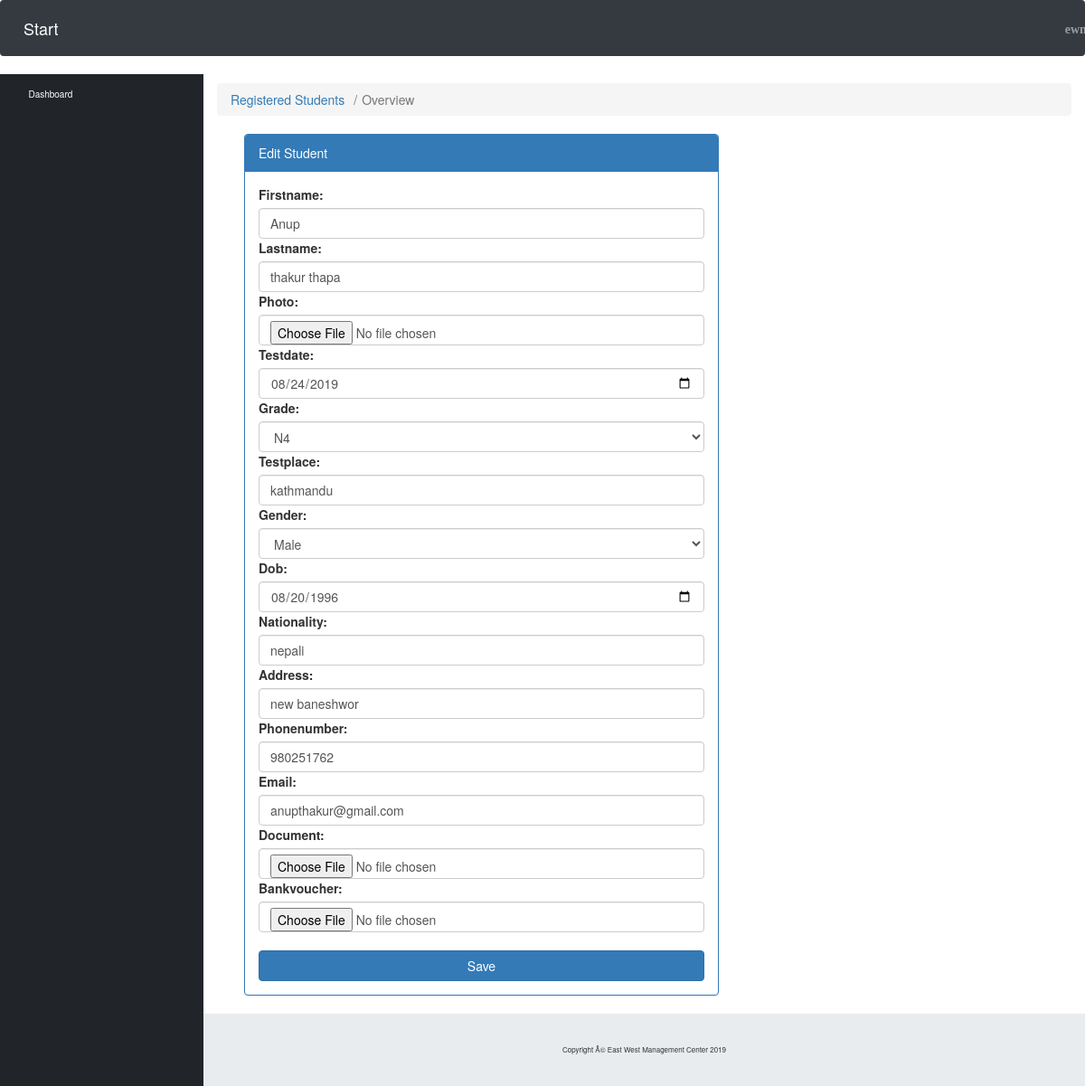
The page /Dashboard/Edit/3 (signed in) on the database its author committed.
### nattest/models.py (models this page shows, shortened)
class Nattest(models.Model):
    photo = ResizedImageField(size=[150, 200], crop=['middle', 'center'], quality=75, upload_to='photo/')
    document = models.FileField(upload_to='document/')
    bankvoucher = models.FileField(upload_to='bankvoucher/')
    testdate = models.DateField(max_length=30)
    GRADE_CHOICES = (
        ('N5', 'N5'),
        ('N4', 'N4'),
        ('N3', 'N3'),
        ('N2', 'N2'),
        ('N1', 'N1'),
    )
    grade = models.CharField(max_length=2, choices=GRADE_CHOICES)
    testplace = models.CharField(max_length=30)
    firstname = models.CharField(max_length=30, )
    lastname = models.CharField(max_length=30)
    GENDER_CHOICES = (
        ('M', 'Male'),
        ('F', 'Female'),
    )
    gender = models.CharField(max_length=1, choices=GENDER_CHOICES)
    dob = models.DateField(max_length=30)
    nationality = models.CharField(max_length=30)
    address = models.CharField(max_length=30)
    phonenumber = models.CharField(max_length=10)
    email = models.EmailField(max_length=30)
    role = models.IntegerField(default=0, null=False)
    created = models.DateField(default=timezone.now)

### EWMC/views.py (the view)
# urls.py: path('Dashboard/Edit/<int:id>', views.nattest_edit, name='nattest_edit'),
@login_required(login_url='login')
def nattest_edit(request, id):
    data = Nattest.objects.get(pk=id)
    form = NattestForm(request.POST or None, request.FILES or None, instance=data)
    if form.is_valid():
        edit = form.save(commit=False)
        edit.save()
        return redirect('dashboard')
    context = {
        'form': form
    }
    return render(request, 'nattest_edit.html', context)

### templates/nattest_edit.html (shortened to what this page needs)
<!DOCTYPE html>
{% load staticfiles%}
<html lang="en">
<head>
  <link href="{% static 'vendor/fontawesome-free/css/all.min.css'%}" rel="stylesheet" type="text/css">
  <link href="{% static 'css/sb-admin.css'%}" rel="stylesheet">
</head>
<body id="page-top">
  <nav class="navbar navbar-expand navbar-dark bg-dark static-top">
    <a class="navbar-brand mr-1" href="index.html">Start</a>
    <button class="btn btn-link btn-sm text-white order-1 order-sm-0" id="sidebarToggle" href="#">
      <i class="fas fa-bars"></i>
    </button>
    <ul class="navbar-nav ml-auto ml-md-0" style="margin-left:70em !important">
      <li class="nav-item dropdown no-arrow mx-1">
        <a class="nav-link dropdown-toggle" href="#" id="alertsDropdown" role="button" data-toggle="dropdown" aria-haspopup="true" aria-expanded="false">
          <i class="fas fa-bell fa-fw"></i>
        </a>
      </li>
      <li class="nav-item dropdown no-arrow mx-1">
        <a class="nav-link dropdown-toggle" href="#" id="messagesDropdown" role="button" data-toggle="dropdown" aria-haspopup="true" aria-expanded="false">
          <i class="fas fa-envelope fa-fw"></i>
        </a>
      </li>
      <li class="nav-item dropdown no-arrow">
        <a class="nav-link dropdown-toggle" href="#" id="userDropdown" role="button" data-toggle="dropdown" aria-haspopup="true" aria-expanded="false">
          <i class="fas fa-user-circle fa-fw"> {{user}} </i>
        </a>
      </li>
    </ul>
  </nav>
  <div id="wrapper">
    <ul class="sidebar navbar-nav">
      <li class="nav-item active">
        <a class="nav-link" href="index.html">
          <i class="fas fa-fw fa-tachometer-alt"></i>
          <span>Dashboard</span>
        </a>
      </li>
    </ul>
    <div id="content-wrapper">
      <div class="container-fluid">
        <ol class="breadcrumb">
          <li class="breadcrumb-item">
            <a href="{% url 'dashboard'%}">Registered Students</a>
          </li>
          <li class="breadcrumb-item active">Overview</li>
        </ol>
       <div class="container">
    <div class="col-md-6">
        <div class="panel panel-primary">
            <div class="panel-heading">Edit Student</div>
            <div class="panel-body">
                <form method="post" action="" enctype="multipart/form-data">
                    {{form}}
                    <br>
                    <button type="submit" class="btn btn-primary" style="width:100%;">Save</button>
                </form>
            </div>
        </div>
    </div>
</div>
      </div>
      <footer class="sticky-footer">
        <div class="container my-auto">
          <div class="copyright text-center my-auto">
            <span>Copyright Â© East West Management Center 2019</span>
          </div>
        </div>
      </footer>
    </div>
  </div>
  <link href="//maxcdn.bootstrapcdn.com/bootstrap/3.3.0/css/bootstrap.min.css" rel="stylesheet" id="bootstrap-css">
<link rel="stylesheet" type="text/css" href="http://ajax.aspnetcdn.com/ajax/jquery.dataTables/1.9.0/css/jquery.dataTables.css">
   <link rel="stylesheet" type="text/css" href="http://ajax.aspnetcdn.com/ajax/jquery.dataTables/1.9.0/css/jquery.dataTables_themeroller.css">
</body>
</html>

### rows shown on the page
Nattest: firstname "Anup", lastname "thakur thapa", testdate "08/24/2019", grade "N4", testplace "kathmandu", gender "Male", dob "08/20/1996", nationality "nepali", address "new baneshwor", phonenumber "980251762", email "anupthakur@gmail.com"
